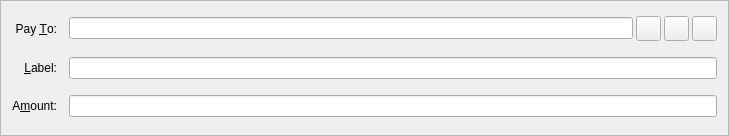
<?xml version="1.0" encoding="UTF-8"?>
<ui version="4.0">
 <class>SendCoinsEntry</class>
 <widget class="QFrame" name="SendCoinsEntry">
  <property name="geometry">
   <rect>
    <x>0</x>
    <y>0</y>
    <width>729</width>
    <height>136</height>
   </rect>
  </property>
  <property name="windowTitle">
   <string>Form</string>
  </property>
  <property name="frameShape">
   <enum>QFrame::StyledPanel</enum>
  </property>
  <property name="frameShadow">
   <enum>QFrame::Sunken</enum>
  </property>
  <layout class="QGridLayout" name="gridLayout">
   <property name="spacing">
    <number>12</number>
   </property>
   <item row="5" column="0">
    <widget class="QLabel" name="label">
     <property name="text">
      <string>A&amp;mount:</string>
     </property>
     <property name="alignment">
      <set>Qt::AlignRight|Qt::AlignTrailing|Qt::AlignVCenter</set>
     </property>
     <property name="buddy">
      <cstring>payAmount</cstring>
     </property>
    </widget>
   </item>
   <item row="3" column="0">
    <widget class="QLabel" name="label_2">
     <property name="text">
      <string>Pay &amp;To:</string>
     </property>
     <property name="alignment">
      <set>Qt::AlignRight|Qt::AlignTrailing|Qt::AlignVCenter</set>
     </property>
     <property name="buddy">
      <cstring>payTo</cstring>
     </property>
    </widget>
   </item>
   <item row="5" column="1">
    <widget class="BitcoinAmountField" name="payAmount"/>
   </item>
   <item row="4" column="0">
    <widget class="QLabel" name="label_4">
     <property name="text">
      <string>&amp;Label:</string>
     </property>
     <property name="alignment">
      <set>Qt::AlignRight|Qt::AlignTrailing|Qt::AlignVCenter</set>
     </property>
     <property name="buddy">
      <cstring>addAsLabel</cstring>
     </property>
    </widget>
   </item>
   <item row="3" column="1">
    <layout class="QHBoxLayout" name="payToLayout">
     <property name="spacing">
      <number>3</number>
     </property>
     <item>
      <widget class="QValidatedLineEdit" name="payTo">
       <property name="toolTip">
        <string>The address to send the payment to:</string>
       </property>
       <property name="maxLength">
        <number>34</number>
       </property>
      </widget>
     </item>
     <item>
      <widget class="QToolButton" name="addressBookButton">
       <property name="minimumSize">
        <size>
         <width>25</width>
         <height>25</height>
        </size>
       </property>
       <property name="toolTip">
        <string>Choose address from address book</string>
       </property>
       <property name="text">
        <string/>
       </property>
       <property name="icon">
        <iconset resource="../bitbay.qrc">
         <normaloff>:/icons/address-book</normaloff>:/icons/address-book</iconset>
       </property>
       <property name="shortcut">
        <string>Alt+A</string>
       </property>
      </widget>
     </item>
     <item>
      <widget class="QToolButton" name="pasteButton">
       <property name="minimumSize">
        <size>
         <width>25</width>
         <height>25</height>
        </size>
       </property>
       <property name="toolTip">
        <string>Paste address from clipboard</string>
       </property>
       <property name="text">
        <string/>
       </property>
       <property name="icon">
        <iconset resource="../bitbay.qrc">
         <normaloff>:/icons/editpaste</normaloff>:/icons/editpaste</iconset>
       </property>
       <property name="shortcut">
        <string>Alt+P</string>
       </property>
      </widget>
     </item>
     <item>
      <widget class="QToolButton" name="deleteButton">
       <property name="minimumSize">
        <size>
         <width>25</width>
         <height>25</height>
        </size>
       </property>
       <property name="toolTip">
        <string>Remove this recipient</string>
       </property>
       <property name="text">
        <string/>
       </property>
       <property name="icon">
        <iconset resource="../bitbay.qrc">
         <normaloff>:/icons/remove</normaloff>:/icons/remove</iconset>
       </property>
      </widget>
     </item>
    </layout>
   </item>
   <item row="4" column="1">
    <widget class="QValidatedLineEdit" name="addAsLabel">
     <property name="toolTip">
      <string>Enter a label for this address to add it to your address book</string>
     </property>
    </widget>
   </item>
  </layout>
 </widget>
 <customwidgets>
  <customwidget>
   <class>QValidatedLineEdit</class>
   <extends>QLineEdit</extends>
   <header>qvalidatedlineedit.h</header>
  </customwidget>
  <customwidget>
   <class>BitcoinAmountField</class>
   <extends>QLineEdit</extends>
   <header>bitcoinamountfield.h</header>
   <container>1</container>
  </customwidget>
 </customwidgets>
 <resources>
  <include location="../bitbay.qrc"/>
 </resources>
 <connections/>
</ui>
